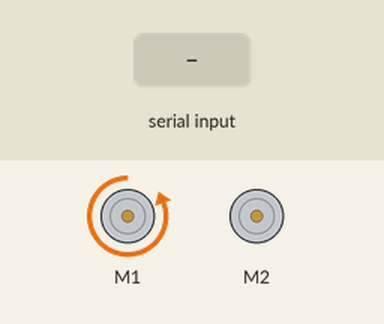
Recording of a program running on a simulated Arduino Leonardo, built with avr-gcc and run on an emulated ATmega32U4. On the bench: 2 × DC motor (green arrow = forward, orange = backward, longer = faster). The test bench sets the inputs (shaded band).

Above: at 1.2 s.
1.3 s: "1" received over the second serial link
At 3.4 s:
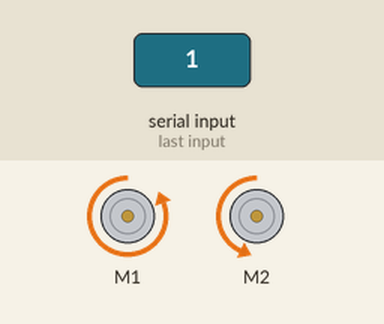
3.8 s: "0" received over the second serial link
At 5.3 s:
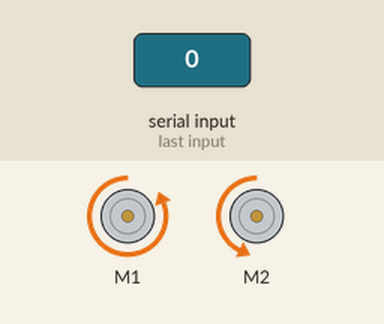
Timing chart, 0 to 6.8 s (numbered marks = the images above; inputs shaded):
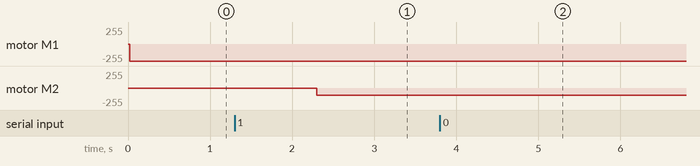

The program:

main.cpp
```cpp
//******************************************************************************
// Zumo32U4 control using ESP32 and Blynk IoT services
// Version 1.0 22/02/2020
// 2020, Benjaminas Visockis
//
// To use this code
// Disconnect the LCD screen from Zumo (if connected)
// Establish UART communication from ESP32 to Zumo32U4 by connecting:
// ESP32			----->	Zumo32U4
// TXD2 (GPIO17)	----->	RXD1 (PD2)
// Vin (5V)			----->	5V
// GND				----->	GND
//
// IMPORTANT!
// If you want to establish two way communication between ESP32 and Zumo32U4,
// use a logic level converter, or at least, a voltage divider between ESP32 (RX), which uses 3.3V logic,
// and 32U4 (TX), 5V logic.
// (NOT required in this case, as this is only one way communication)
//******************************************************************************

#define DEBUGGING 0

#include <Arduino.h>
#include <Zumo32U4.h>
#include <stdlib.h>

using namespace std;

Zumo32U4Encoders    encoders;
Zumo32U4Motors      motors;
Zumo32U4ButtonA     buttonA;
Zumo32U4LCD         LCD;

int16_t             batteryCap;

uint32_t            check_time,
                    delta_time;

int16_t 		    value_x,
				    value_y,
				    LMS,
				    RMS,
				    max_speed = 400;

struct dataPackage {
	uint8_t 	    LR_value;
  	uint8_t 	    UD_value;
};
dataPackage 	    data;

void setup() {
	Serial1.begin(115200);
	delay(20);

	// Serial debugging with PC.
	#if DEBUGGING
		Serial.begin(9600);
		delay(500);
	#endif

}

void loop() {
	if (Serial1.available() > 0) {
		Serial1.readBytes((uint8_t*)&data, sizeof(dataPackage)) == sizeof(dataPackage);
	}
	if (data.UD_value < 111) {
		LMS = map(data.UD_value, 111, 0, 0, -max_speed);
		RMS = map(data.UD_value, 111, 0, 0, -max_speed);
	} else if (data.UD_value > 119) {
		LMS = map(data.UD_value, 119, 255, 0, max_speed);
		RMS = map(data.UD_value, 119, 255, 0, max_speed);
	} else {
		LMS = 0;
		RMS = 0;
	}
	if (data.LR_value < 111) {
		int map_x = map(data.LR_value, 111, 0, 0, max_speed);

		LMS -= map_x;
		RMS += map_x;

		if (LMS < -max_speed) {
			LMS = -max_speed;
		}
		if (RMS > max_speed) {
			RMS = max_speed;
		}
	}
	if (data.LR_value > 119) {
		int map_x = map(data.LR_value, 119, 255, 0, max_speed);

		LMS += map_x;
		RMS -= map_x;

		if (LMS > max_speed) {
			LMS = max_speed;
		}
		if (RMS < -max_speed) {
			RMS = -max_speed;
		}
	}
	motors.setSpeeds(LMS, RMS);

	#if DEBUGGING
		Serial.println(String(String(LMS) + String("   ") + String(RMS)));
	#endif
}
```

Measured:
- after the input at 1.3 s, motor M2: stopped → backward 112/255 after 1.0 s
- after the input at 3.8 s, motor M2: backward 112/255 → backward 110/255 after 1.0 s
